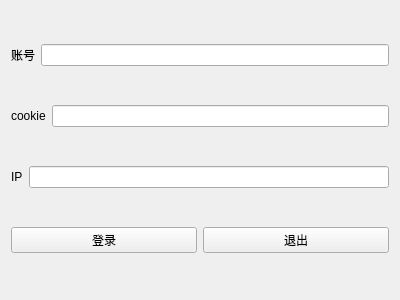
<?xml version="1.0" encoding="UTF-8"?>
<ui version="4.0">
 <class>Form</class>
 <widget class="QWidget" name="Form">
  <property name="geometry">
   <rect>
    <x>0</x>
    <y>0</y>
    <width>400</width>
    <height>300</height>
   </rect>
  </property>
  <property name="windowTitle">
   <string>登录</string>
  </property>
  <layout class="QGridLayout" name="gridLayout">
   <item row="0" column="0">
    <layout class="QHBoxLayout" name="horizontalLayout_3">
     <item>
      <widget class="QLabel" name="label">
       <property name="text">
        <string>账号</string>
       </property>
      </widget>
     </item>
     <item>
      <widget class="QLineEdit" name="lineEdit_account"/>
     </item>
    </layout>
   </item>
   <item row="1" column="0">
    <layout class="QHBoxLayout" name="horizontalLayout_2">
     <item>
      <widget class="QLabel" name="label_2">
       <property name="text">
        <string>cookie</string>
       </property>
      </widget>
     </item>
     <item>
      <widget class="QLineEdit" name="lineEdit_cookie"/>
     </item>
    </layout>
   </item>
   <item row="2" column="0">
    <layout class="QHBoxLayout" name="horizontalLayout_4">
     <item>
      <widget class="QLabel" name="label_3">
       <property name="text">
        <string>IP</string>
       </property>
      </widget>
     </item>
     <item>
      <widget class="QLineEdit" name="lineEdit_ip"/>
     </item>
    </layout>
   </item>
   <item row="3" column="0">
    <layout class="QHBoxLayout" name="horizontalLayout">
     <item>
      <widget class="QPushButton" name="pushButton_login">
       <property name="text">
        <string>登录</string>
       </property>
      </widget>
     </item>
     <item>
      <widget class="QPushButton" name="pushButton_exit">
       <property name="text">
        <string>退出</string>
       </property>
      </widget>
     </item>
    </layout>
   </item>
  </layout>
 </widget>
 <resources/>
 <connections/>
</ui>
